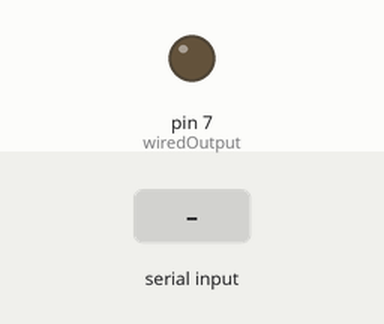
Recording of a sketch running on a simulated Arduino Mega 2560, built with avr-gcc and run on an emulated ATmega2560. Shown: output pins drawn as LEDs (lit = HIGH). Inputs (shaded band) come from the test bench.

Above: at 1.2 s.
1.3 s: "G" received over the second serial link
At 1.6 s:
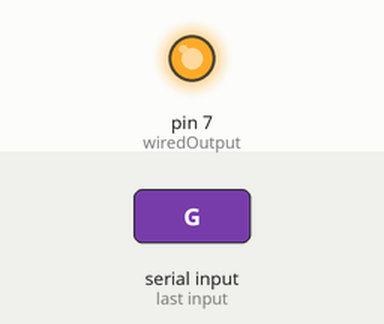
Timing chart, 0 to 4.3 s (numbered marks = the images above; inputs shaded):
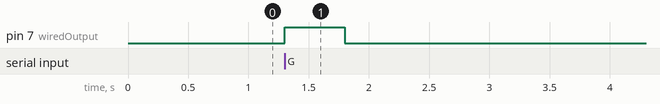

The sketch:

RF-test-receiver.ino
```cpp
int wiredOutput = 7;
char receiveVal;

void setup()
{
  pinMode(wiredOutput, OUTPUT);
  Serial.begin(115200);
  Serial.flush();
  // set the data rate for the SoftwareSerial port
  Serial3.begin(9600);
  Serial3.flush();
}

void loop()
{
  if (Serial3.available())
  {
    receiveVal = Serial3.read();
    if (receiveVal == 'G') {
      digitalWrite(wiredOutput, HIGH);
      delay(500);
      digitalWrite(wiredOutput, LOW);
    }
    else digitalWrite(wiredOutput, LOW);
  }
}
```

Measured:
- after the input at 1.3 s, pin 7 (wiredOutput): LOW → HIGH at once, → LOW 0.50 s later
